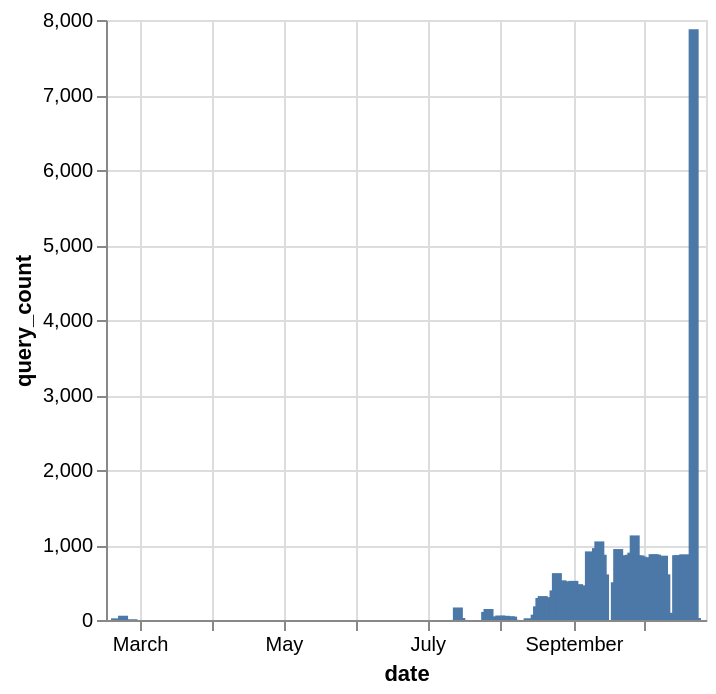

This figure's notebook cell:
### Code cell
# plot histogram of qquery_count by date    
df.group_by("date").agg([
    pl.count("compute").alias("query_count"),
]).sort("date").plot.bar(x="date", y="query_count")

### Figure 1 — Vega-Lite specification as saved in the notebook (floating-point values rounded to 4 significant figures)
{"config": {"view": {"continuousWidth": 300, "continuousHeight": 300}}, "data": {"name": "data-9d81addfb798906d9a5fec1ead101820"}, "mark": {"type": "bar", "tooltip": true}, "encoding": {"x": {"field": "date", "type": "temporal"}, "y": {"field": "query_count", "type": "quantitative"}}, "params": [{"name": "param_1e9efca18e7a2868", "select": {"type": "interval", "encodings": ["x", "y"]}, "bind": "scales"}], "$schema": "https://vega.github.io/schema/vega-lite/v6.4.1.json", "datasets": {"data-9d81addfb798906d9a5fec1ead101820": [{"date": "2026-02-19T00:00:00", "query_count": 22}, {"date": "2026-02-22T00:00:00", "query_count": 57}, {"date": "2026-02-26T00:00:00", "query_count": 10}, {"date": "2026-07-13T00:00:00", "query_count": 1}, {"date": "2026-07-14T00:00:00", "query_count": 167}, {"date": "2026-07-15T00:00:00", "query_count": 27}, {"date": "2026-07-16T00:00:00", "query_count": 2}, {"date": "2026-07-26T00:00:00", "query_count": 108}, {"date": "2026-07-27T00:00:00", "query_count": 147}, {"date": "2026-07-28T00:00:00", "query_count": 39}, {"date": "2026-07-29T00:00:00", "query_count": 47}, {"date": "2026-07-31T00:00:00", "query_count": 44}, {"date": "2026-08-01T00:00:00", "query_count": 60}, {"date": "2026-08-03T00:00:00", "query_count": 56}, {"date": "2026-08-04T00:00:00", "query_count": 26}, {"date": "2026-08-05T00:00:00", "query_count": 50}, {"date": "2026-08-06T00:00:00", "query_count": 45}, {"date": "2026-08-07T00:00:00", "query_count": 2}, {"date": "2026-08-13T00:00:00", "query_count": 23}, {"date": "2026-08-16T00:00:00", "query_count": 71}, {"date": "2026-08-17T00:00:00", "query_count": 182}, {"date": "2026-08-18T00:00:00", "query_count": 294}, {"date": "2026-08-19T00:00:00", "query_count": 319}, {"date": "2026-08-20T00:00:00", "query_count": 297}, {"date": "2026-08-21T00:00:00", "query_count": 304}, {"date": "2026-08-22T00:00:00", "query_count": 288}, {"date": "2026-08-23T00:00:00", "query_count": 288}, {"date": "2026-08-24T00:00:00", "query_count": 395}, {"date": "2026-08-25T00:00:00", "query_count": 625}, {"date": "2026-08-26T00:00:00", "query_count": 381}, {"date": "2026-08-27T00:00:00", "query_count": 529}, {"date": "2026-08-28T00:00:00", "query_count": 466}, {"date": "2026-08-29T00:00:00", "query_count": 516}, {"date": "2026-08-30T00:00:00", "query_count": 486}, {"date": "2026-08-31T00:00:00", "query_count": 474}, {"date": "2026-09-01T00:00:00", "query_count": 522}, {"date": "2026-09-02T00:00:00", "query_count": 461}, {"date": "2026-09-03T00:00:00", "query_count": 478}, {"date": "2026-09-04T00:00:00", "query_count": 462}, {"date": "2026-09-05T00:00:00", "query_count": 344}, {"date": "2026-09-07T00:00:00", "query_count": 201}, {"date": "2026-09-08T00:00:00", "query_count": 915}, {"date": "2026-09-09T00:00:00", "query_count": 856}, {"date": "2026-09-10T00:00:00", "query_count": 846}, {"date": "2026-09-11T00:00:00", "query_count": 958}, {"date": "2026-09-12T00:00:00", "query_count": 1048}, {"date": "2026-09-13T00:00:00", "query_count": 870}, {"date": "2026-09-14T00:00:00", "query_count": 608}, {"date": "2026-09-19T00:00:00", "query_count": 503}, {"date": "2026-09-20T00:00:00", "query_count": 946}, {"date": "2026-09-21T00:00:00", "query_count": 864}, {"date": "2026-09-22T00:00:00", "query_count": 852}, {"date": "2026-09-23T00:00:00", "query_count": 847}, {"date": "2026-09-24T00:00:00", "query_count": 842}, {"date": "2026-09-25T00:00:00", "query_count": 870}, {"date": "2026-09-26T00:00:00", "query_count": 898}, {"date": "2026-09-27T00:00:00", "query_count": 1128}, {"date": "2026-09-28T00:00:00", "query_count": 861}, {"date": "2026-09-29T00:00:00", "query_count": 861}, {"date": "2026-09-30T00:00:00", "query_count": 846}, {"date": "2026-10-01T00:00:00", "query_count": 669}, {"date": "2026-10-02T00:00:00", "query_count": 828}, {"date": "2026-10-03T00:00:00", "query_count": 816}, {"date": "2026-10-04T00:00:00", "query_count": 837}, {"date": "2026-10-05T00:00:00", "query_count": 878}, {"date": "2026-10-06T00:00:00", "query_count": 872}, {"date": "2026-10-07T00:00:00", "query_count": 693}, {"date": "2026-10-08T00:00:00", "query_count": 843}, {"date": "2026-10-09T00:00:00", "query_count": 858}, {"date": "2026-10-10T00:00:00", "query_count": 609}, {"date": "2026-10-14T00:00:00", "query_count": 96}, {"date": "2026-10-15T00:00:00", "query_count": 864}, {"date": "2026-10-16T00:00:00", "query_count": 864}, {"date": "2026-10-17T00:00:00", "query_count": 855}, {"date": "2026-10-18T00:00:00", "query_count": 876}, {"date": "2026-10-19T00:00:00", "query_count": 834}, {"date": "2026-10-20T00:00:00", "query_count": 858}, {"date": "2026-10-21T00:00:00", "query_count": 619}, {"date": "2026-10-22T00:00:00", "query_count": 7877}, {"date": "2026-10-23T00:00:00", "query_count": 26}]}}
